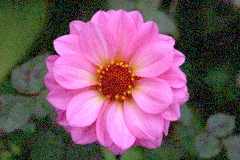
#> input picture flower-noise.jpg, 240 x 160 px
$ python wavelet.py
#> lines starting #> are read from the running program, lines starting #| are printed output that depends on the picture
### fourier.py
import cv2
import math
import numpy as np
from pathlib import Path
from sys import argv
import time
FILENAME="flower.jpg"

# Implement straightforward DFT rather than FFT because
# FFT is quite a bit more complicated to deal with due
# to the 2^n structure of the recursive solution.
# Express summation as series of matrix operations
# Not taking advantage of the complex number representation
# in numpy would slow this code down a lot so I'm using it.
# Fmn - original image or transform
# Bnk - coefficient matrix (step 1)
# Cml - coefficient matrix (step 2)
# Fkl - final result (or restored image)
# Fkl = Bkn*Fmn*Cml
# The equations were taken from:
# https://homepages.inf.ed.ac.uk/rbf/HIPR2/fourier.htm
# The matrix form I derived myself though I am certain
# there are materials out there describing it - it's the
# obvious way to express this algorithm if fast matrix
# multiplication tools are available.
# [22 lines left out: functions dft_matrix, ft_slow, ft_shift_slow, not called in this run]

def inverse_shifted(mat: np.ndarray) -> np.ndarray:
    return dft_matrix(ft_shift_slow(mat, inverse=True), inverse=True)

def pixels(mat: np.ndarray, inverse=False) -> np.ndarray:
    return (20 * np.log(np.abs(mat)+1) if not inverse else mat).astype(np.dtype('uint8'))

# convolution in the space domain is elementwise multiplication
# in the spatial frequency domain.
def convolve_transforms(img: np.ndarray, mask: np.ndarray):
    return img * mask

# Use numpy's implementation of the FFT algorithm
# [18 lines left out: functions ft_fast, ift_fast, lowpass_filter, not called in this run]

# [39 lines that do not run on import are left out]

### wavelet.py
import cv2
import numpy as np
from math import sqrt
from pathlib import Path
from typing import Tuple
from sys import argv
from fourier import pixels
FILENAME="flower-noise.jpg"
DRAW_DELAY=0

# Forward Haar transform level and wavelet component
# [  V  ]
# [  W  ]
# where V - scaling coefficients (+ 1/sqrt(2))
#       W - difference coefficients (+- 1/sqrt(2))
# The sqrt(2)s are there to keep the magnitude of the transform
# vector the same as that of the input vector. If this wasn't done,
# the output would balloon in size.
# The inverse Haar transform recombination matrix is the transpose of
# the forward transform corner matrix:
# 1/sqrt(2)*[ V_inv ][ W_inv ] =
#=[1 0 0 ... ][ 1  0 0 ... ]
# [1 0 0 ... ][-1  0 0 ... ] * 1/sqrt(2)
# [0 1 0 ... ][ 0  1 0 ... ]
# [0 1 0 ... ][ 0 -1 0 ... ]
# where V_inv - inverse coefficients of trend vector
#       W_inv - inverse coefficients of difference vector
# Once again, sqrt(2) needed to conserve vector magnitude.
def corner(N, inverse=False) -> np.ndarray:
    n, m = np.meshgrid(np.arange(0,N,1), np.arange(0,N / 2,1))
    first = n == 2 * m
    second = n == (2 * m) + 1
    V = np.where(np.logical_or(first, second), 1, 0)
    W = np.where(second, -V, V)
    corner = np.concatenate([V,W]) * 1/sqrt(2)
    return corner.T if inverse else corner

# Stage composed matrix
# [        |                ]
# [ corner |       0        ]
# [ ------ | -------------- ]
# [        |                ]
# [        |                ]
# [   0    |    Identity    ]
# [        |                ]
# [        |                ]
# [        |                ]
# where corner - inverse or direct corner matrix
# the size of the corner depends on the order of this
# transform matrix - for direct, it starts with heigh
# N / 2 and width M, for inverse the sizes are transposed.
# Then with every successive application of the transform
# the height and width  of the corner are cut in half, the
# remainder of the matrix forming I.
def compose_stage(n, order, inverse=False) -> np.ndarray:
    scaler = 2 ** order
    N = int(n / scaler)
    base = corner(N, inverse)
    diff = n-N
    padded = np.pad(base, ((0, diff), (0, diff)))
    id = np.pad(np.identity(diff), ((N, 0), (N, 0)))
    composed = padded + id
    return composed

# For an order n transform, both axes of the image must be divisible by 2^(n+1)
# Since all stage matrices are linear transformations, they can be multiplied
# together to get the transform along one axis.
# This implementation is based on the 1-dimensional Haar wavelet transform discussed
# here: http://dsp-book.narod.ru/PWSA/8276_01.pdf
# It already gives the matrix equations but for some reason tries to pretend
# no linear algebra is involved. In any case, I took the liberty of deriving
# the general case nth step Haar transform matrix as well as the complete
# form that involves combining these matrices myself. Extending the 1-dimensional
# case to 2 dimensions was trivial, as was constructing the inverse algorithm.
def discrete_wavelet_transform(img: np.ndarray, order, inverse=False) -> Tuple[np.ndarray]:
#> called with order = 3, inverse = False
    n, m = img.shape
#> n = 160; m = 240
    Fx = np.identity(n)
    Fy = np.identity(m)
    # reverse order on inverse pass because Matrix multiplication is not
    # commutative.
    iterator = range(0, order+1) if not inverse else range(order,-1,-1)
    for i in iterator:
        Fx = compose_stage(n, i, inverse) @ Fx
        Fy = compose_stage(m, i, inverse) @ Fy
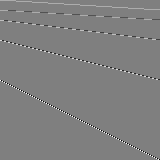
#> Fx: shape (160, 160) float64; min -0.707, max 0.707, mean 0.00156; drawn with min black and max white
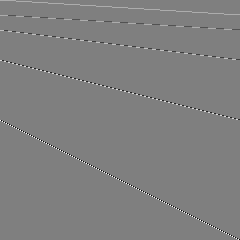
#> Fy: shape (240, 240) float64; min -0.707, max 0.707, mean 0.00104; drawn with min black and max white
    result = Fx @ img @ Fy.T
    return result.astype(np.uint8) if inverse else result


# Hard threshold. Discontinuities cause ringing.
def hard_threshold(img: np.ndarray, threshold) -> np.ndarray:
#> called with threshold = 10
    mask = np.abs(img) > threshold
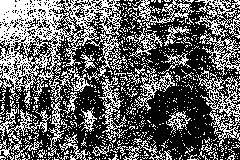
#> mask: shape (160, 240) bool; 37.9% white in thin lines or dots
    return np.where(mask, img, 0)

# Soft threshold - to remove discontinuities. Not perfect, but cuts
# down on the ringing immensely. A smarter thresholding method should
# be used to get rid of it entirely but this is good enough for a proof
# of concept.
# Equation from
# https://scholarworks.sjsu.edu/cgi/viewcontent.cgi?article=4892&context=etd_theses
def soft_threshold(img: np.ndarray, threshold) -> np.ndarray:
#> called with threshold = 10
    mask = np.abs(img) > threshold
    img = np.sign(img) * (np.abs(img)-threshold)
    return np.where(mask, img, 0)


if __name__ == "__main__":
    path = Path(argv[1] if len(argv) > 1 else FILENAME)
    img = cv2.imread(path.as_posix(), flags=cv2.IMREAD_GRAYSCALE)

    haar = discrete_wavelet_transform(img, 3)
    clipped = hard_threshold(haar, 10)
    smoothed = soft_threshold(haar, 10)
    pure_inv = discrete_wavelet_transform(haar, 3, inverse=True)
#> call 2 of discrete_wavelet_transform, with order = 3, inverse = True
#> after the loop in discrete_wavelet_transform (call 2), `for i in iterator:`:
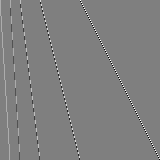
#> Fx: shape (160, 160) float64; min -0.707, max 0.707, mean 0.00156; drawn with min black and max white
#> after the loop in discrete_wavelet_transform (call 2), `for i in iterator:`:
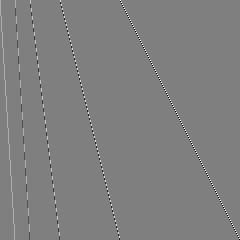
#> Fy: shape (240, 240) float64; min -0.707, max 0.707, mean 0.00104; drawn with min black and max white
#> in discrete_wavelet_transform (call 2), `result = Fx @ img @ Fy.T`:
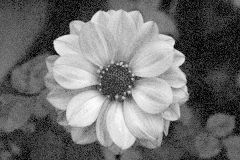
#> result: shape (160, 240) float64; min -3.41e-14, max 228, mean 100.1; drawn with min black and max white
    clip_inv = discrete_wavelet_transform(clipped, 3, inverse=True)
    soft_inv = discrete_wavelet_transform(smoothed, 3, inverse=True)

    cv2.imwrite("wavelet/{}_original.bmp".format(path.stem), img)
    cv2.imwrite("wavelet/{}_wavelet_transform.bmp".format(path.stem), pixels(haar))
#> in pixels, `return (20 * np.log(np.abs(mat)+1) if not inverse else mat).astype(np...`:
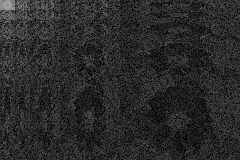
#> returned value: shape (160, 240); min 0, max 162, mean 41.8
    cv2.imwrite("wavelet/{}_restored.bmp".format(path.stem), pure_inv)
    cv2.imwrite("wavelet/{}_restored-hard-thresh.bmp".format(path.stem), clip_inv)
    cv2.imwrite("wavelet/{}_restored-soft-thresh.bmp".format(path.stem), soft_inv)

    cv2.imshow("original in grayscale", img)
    cv2.imshow("haar wavelet transform", pixels(haar))
    cv2.imshow("pure inverse", pure_inv)
    cv2.imshow("clip inverse", clip_inv)
    cv2.imshow("smooth inverse", soft_inv)
    cv2.waitKey(DRAW_DELAY)
    cv2.destroyAllWindows()
